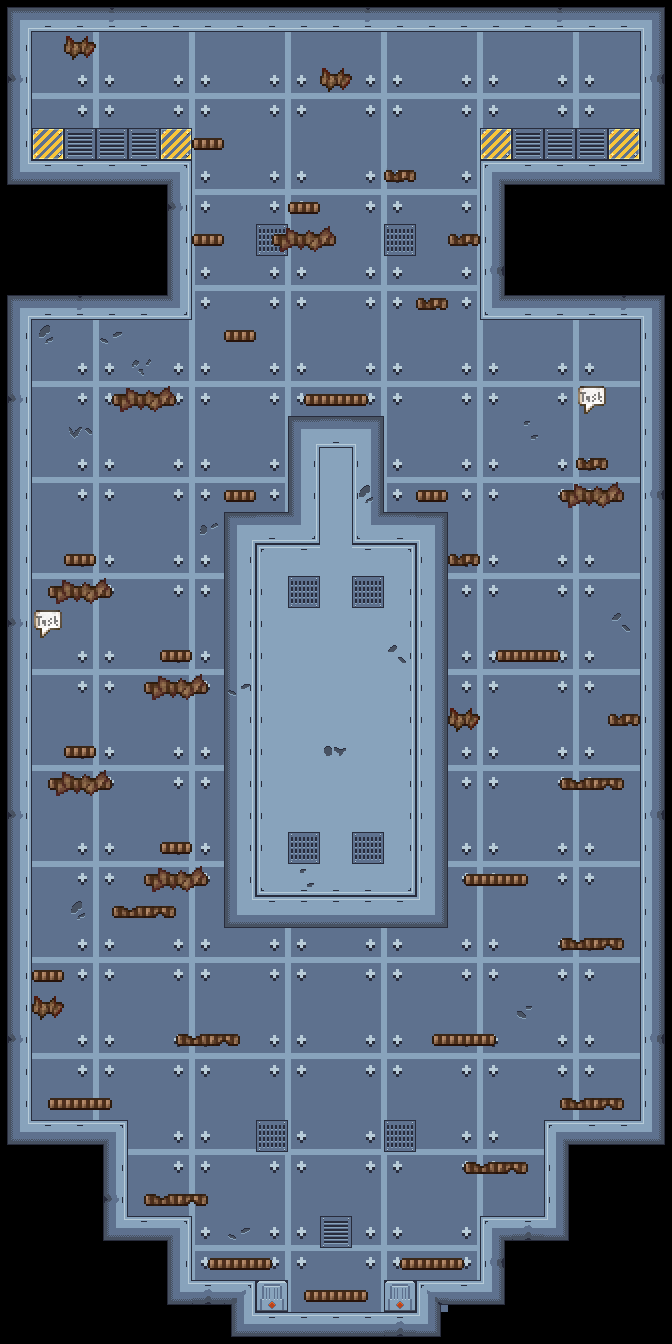

Tiled map render using the project's own tile images. Description and the map definition, with tile-layer contents summarised, below:
An orthogonal 21x42 tile map with 32x32 px tiles, 8 tile layers (Background, SpaceAndGround, Walls, DurablePlatform, ...) and 65 objects.

<map version="1.10" tiledversion="1.10.1" orientation="orthogonal" renderorder="right-down" width="21" height="42" tilewidth="32" tileheight="32" infinite="0" nextlayerid="15" nextobjectid="82">
 <tileset firstgid="1" source="sus_jump_space.tsx" />
 <objectgroup id="8" name="WallFloor">
  <object id="7" x="0" y="128" width="64" height="32" />
  <object id="8" x="160" y="128" width="32" height="32" />
  <object id="9" x="0" y="160" width="192" height="160" />
  <object id="10" x="0" y="320" width="32" height="800" />
  <object id="11" x="0" y="1120" width="128" height="224" />
  <object id="12" x="128" y="1216" width="64" height="128" />
  <object id="13" x="192" y="1280" width="64" height="64" />
  <object id="14" x="416" y="1280" width="64" height="64" />
  <object id="15" x="256" y="1312" width="160" height="32" />
  <object id="16" x="480" y="1216" width="64" height="128" />
  <object id="18" x="544" y="1120" width="128" height="224" />
  <object id="19" x="640" y="320" width="32" height="800" />
  <object id="20" x="480" y="160" width="192" height="160" />
  <object id="21" x="480" y="128" width="32" height="32" />
  <object id="22" x="608" y="128" width="64" height="32" />
  <object id="23" x="640" y="0" width="32" height="128" />
  <object id="24" x="0" y="0" width="32" height="128" />
  <object id="25" x="32" y="0" width="608" height="32" />
  <object id="27" x="224" y="512" width="224" height="416" />
  <object id="28" x="288" y="416" width="96" height="96" />
 </objectgroup>
 <objectgroup id="9" name="DurablePlatform">
  <object id="2" x="400.182" y="1257.91" width="63.7273" height="12.3636" />
  <object id="3" x="303.955" y="1290" width="63.7273" height="12.3636" />
  <object id="4" x="208.318" y="1257.82" width="63.7273" height="12.3636" />
  <object id="29" x="432.197" y="1033.91" width="63.7273" height="12.3636" />
  <object id="30" x="464.159" y="874.114" width="63.7273" height="12.3636" />
  <object id="31" x="495.953" y="650.032" width="63.7273" height="12.3636" />
  <object id="33" x="416.114" y="489.682" width="32.0682" height="12.3636" />
  <object id="34" x="48.1818" y="1097.95" width="63.7273" height="12.3636" />
  <object id="36" x="31.8863" y="970.006" width="32.7273" height="12.3636" />
  <object id="55" x="304.011" y="393.943" width="63.7273" height="12.3636" />
  <object id="56" x="223.784" y="489.818" width="32.0682" height="12.3636" />
  <object id="65" x="191.841" y="233.943" width="32.0682" height="12.3636" />
  <object id="66" x="224.063" y="330" width="32.0682" height="12.3636" />
  <object id="67" x="287.982" y="201.893" width="32.0682" height="12.3636" />
  <object id="68" x="191.977" y="137.835" width="32.0682" height="12.3636" />
  <object id="69" x="63.917" y="554.014" width="32.0682" height="12.3636" />
  <object id="70" x="159.997" y="649.974" width="32.0682" height="12.3636" />
  <object id="71" x="159.966" y="842.068" width="32.0682" height="12.3636" />
  <object id="78" x="63.875" y="745.909" width="32.0682" height="12.3636" />
 </objectgroup>
 <objectgroup id="10" name="BreakablePlatform">
  <object id="37" x="176.011" y="1034.32" width="63.7273" height="12.3636" />
  <object id="38" x="112.062" y="906.057" width="63.7273" height="12.3636" />
  <object id="39" x="144.324" y="1193.81" width="63.7273" height="12.3636" />
  <object id="40" x="464.136" y="1162" width="63.7273" height="12.3636" />
  <object id="41" x="559.955" y="1098.18" width="63.7273" height="12.3636" />
  <object id="42" x="560.011" y="937.985" width="63.7273" height="12.3636" />
  <object id="43" x="560.22" y="777.943" width="63.7273" height="12.3636" />
  <object id="44" x="607.984" y="714.077" width="32.8182" height="12.3636" />
  <object id="45" x="448.227" y="553.818" width="32.0909" height="12.3636" />
  <object id="46" x="575.75" y="457.795" width="32.0909" height="12.3636" />
  <object id="50" x="447.939" y="713.878" width="32.1648" height="12.3636" />
  <object id="57" x="415.903" y="297.818" width="32.0682" height="12.3636" />
  <object id="58" x="448.077" y="233.972" width="32.0682" height="12.3636" />
  <object id="59" x="383.966" y="170.182" width="32.0682" height="12.3636" />
 </objectgroup>
 <objectgroup id="11" name="EnemyPlatform">
  <object id="48" x="143.955" y="873.788" width="63.7273" height="12.3636" />
  <object id="61" x="319.966" y="74.1307" width="32.0682" height="12.3636" />
  <object id="62" x="63.966" y="42.0057" width="32.0682" height="12.3636" />
  <object id="63" x="272.239" y="233.909" width="63.7046" height="12.3636" />
  <object id="73" x="143.824" y="682.131" width="63.7273" height="12.3636" />
  <object id="74" x="47.6988" y="585.818" width="63.7273" height="12.3636" />
  <object id="77" x="47.6818" y="778" width="63.7273" height="12.3636" />
  <object id="79" x="112.136" y="393.818" width="63.7273" height="12.3636" />
 </objectgroup>
 <objectgroup id="12" name="Task">
  <object id="52" x="576" y="384" width="32" height="32" />
  <object id="81" x="32" y="608" width="32" height="32" />
 </objectgroup>
 <objectgroup id="13" name="Portal">
  <object id="5" x="514" y="129.333" width="94" height="30.6667" />
  <object id="6" x="64" y="128" width="96" height="32" />
 </objectgroup>
 <layer id="1" name="Background" width="21" height="42">
  <data>[882 cells, 659 non-empty, 9 distinct tile ids]</data>
 </layer>
 <layer id="3" name="SpaceAndGround" width="21" height="42">
  <data>[882 cells, 142 non-empty, 14 distinct tile ids]</data>
 </layer>
 <layer id="2" name="Walls" width="21" height="42">
  <data>[882 cells, 125 non-empty, 24 distinct tile ids]</data>
 </layer>
 <layer id="4" name="DurablePlatform" width="21" height="42">
  <data>[882 cells, 35 non-empty, 4 distinct tile ids]</data>
 </layer>
 <layer id="5" name="Breakable" width="21" height="42">
  <data>[882 cells, 29 non-empty, 5 distinct tile ids]</data>
 </layer>
 <layer id="6" name="EnemyPlatform" width="21" height="42">
  <data>[882 cells, 25 non-empty, 4 distinct tile ids]</data>
 </layer>
 <layer id="7" name="Portal" width="21" height="42">
  <data>[882 cells, 10 non-empty, 2 distinct tile ids]</data>
 </layer>
 <layer id="14" name="Damage" width="21" height="42">
  <data>[882 cells, 18 non-empty, 11 distinct tile ids]</data>
 </layer>
</map>
